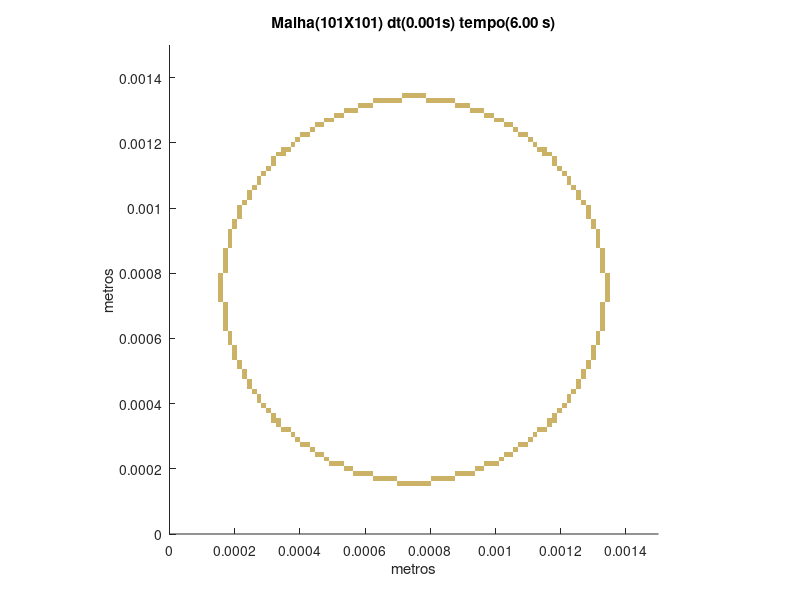

Recreate this plot in MATLAB.
set (gca,'PlotBoxAspectRatio',[1 1 1],'Xlim',[0,0.0015],'Ylim',[0,0.0015])
hold on
title('Malha(101X101) dt(0.001s) tempo(6.00 s)')
hold on
ylabel('metros')
hold on
xlabel('metros')
hold on

fill([0.000698019801980198 0.000698019801980198 0.000712871287128713 0.000712871287128713],[0.000148514851485149 0.000163366336633663 0.000163366336633663 0.000148514851485149],[0.8,0.7,0.4],'LineStyle','none')

fill([0.000712871287128713 0.000712871287128713 0.000727722772277228 0.000727722772277228],[0.000148514851485149 0.000163366336633663 0.000163366336633663 0.000148514851485149],[0.8,0.7,0.4],'LineStyle','none')

fill([0.000727722772277228 0.000727722772277228 0.000742574257425743 0.000742574257425743],[0.000148514851485149 0.000163366336633663 0.000163366336633663 0.000148514851485149],[0.8,0.7,0.4],'LineStyle','none')

fill([0.000742574257425743 0.000742574257425743 0.000757425742574257 0.000757425742574257],[0.000148514851485149 0.000163366336633663 0.000163366336633663 0.000148514851485149],[0.8,0.7,0.4],'LineStyle','none')

fill([0.000757425742574257 0.000757425742574257 0.000772277227722772 0.000772277227722772],[0.000148514851485149 0.000163366336633663 0.000163366336633663 0.000148514851485149],[0.8,0.7,0.4],'LineStyle','none')

fill([0.000772277227722772 0.000772277227722772 0.000787128712871287 0.000787128712871287],[0.000148514851485149 0.000163366336633663 0.000163366336633663 0.000148514851485149],[0.8,0.7,0.4],'LineStyle','none')

fill([0.000787128712871287 0.000787128712871287 0.000801980198019802 0.000801980198019802],[0.000148514851485149 0.000163366336633663 0.000163366336633663 0.000148514851485149],[0.8,0.7,0.4],'LineStyle','none')

fill([0.000623762376237624 0.000623762376237624 0.000638613861386139 0.000638613861386139],[0.000163366336633663 0.000178217821782178 0.000178217821782178 0.000163366336633663],[0.8,0.7,0.4],'LineStyle','none')

fill([0.000638613861386139 0.000638613861386139 0.000653465346534653 0.000653465346534653],[0.000163366336633663 0.000178217821782178 0.000178217821782178 0.000163366336633663],[0.8,0.7,0.4],'LineStyle','none')

fill([0.000653465346534653 0.000653465346534653 0.000668316831683168 0.000668316831683168],[0.000163366336633663 0.000178217821782178 0.000178217821782178 0.000163366336633663],[0.8,0.7,0.4],'LineStyle','none')

fill([0.000668316831683168 0.000668316831683168 0.000683168316831683 0.000683168316831683],[0.000163366336633663 0.000178217821782178 0.000178217821782178 0.000163366336633663],[0.8,0.7,0.4],'LineStyle','none')

fill([0.000683168316831683 0.000683168316831683 0.000698019801980198 0.000698019801980198],[0.000163366336633663 0.000178217821782178 0.000178217821782178 0.000163366336633663],[0.8,0.7,0.4],'LineStyle','none')

fill([0.000801980198019802 0.000801980198019802 0.000816831683168317 0.000816831683168317],[0.000163366336633663 0.000178217821782178 0.000178217821782178 0.000163366336633663],[0.8,0.7,0.4],'LineStyle','none')

fill([0.000816831683168317 0.000816831683168317 0.000831683168316832 0.000831683168316832],[0.000163366336633663 0.000178217821782178 0.000178217821782178 0.000163366336633663],[0.8,0.7,0.4],'LineStyle','none')

fill([0.000831683168316832 0.000831683168316832 0.000846534653465347 0.000846534653465347],[0.000163366336633663 0.000178217821782178 0.000178217821782178 0.000163366336633663],[0.8,0.7,0.4],'LineStyle','none')

fill([0.000846534653465347 0.000846534653465347 0.000861386138613861 0.000861386138613861],[0.000163366336633663 0.000178217821782178 0.000178217821782178 0.000163366336633663],[0.8,0.7,0.4],'LineStyle','none')

fill([0.000861386138613861 0.000861386138613861 0.000876237623762376 0.000876237623762376],[0.000163366336633663 0.000178217821782178 0.000178217821782178 0.000163366336633663],[0.8,0.7,0.4],'LineStyle','none')

fill([0.000564356435643564 0.000564356435643564 0.000579207920792079 0.000579207920792079],[0.000178217821782178 0.000193069306930693 0.000193069306930693 0.000178217821782178],[0.8,0.7,0.4],'LineStyle','none')

fill([0.000579207920792079 0.000579207920792079 0.000594059405940594 0.000594059405940594],[0.000178217821782178 0.000193069306930693 0.000193069306930693 0.000178217821782178],[0.8,0.7,0.4],'LineStyle','none')

fill([0.000594059405940594 0.000594059405940594 0.000608910891089109 0.000608910891089109],[0.000178217821782178 0.000193069306930693 0.000193069306930693 0.000178217821782178],[0.8,0.7,0.4],'LineStyle','none')

fill([0.000608910891089109 0.000608910891089109 0.000623762376237624 0.000623762376237624],[0.000178217821782178 0.000193069306930693 0.000193069306930693 0.000178217821782178],[0.8,0.7,0.4],'LineStyle','none')

fill([0.000876237623762376 0.000876237623762376 0.000891089108910891 0.000891089108910891],[0.000178217821782178 0.000193069306930693 0.000193069306930693 0.000178217821782178],[0.8,0.7,0.4],'LineStyle','none')

fill([0.000891089108910891 0.000891089108910891 0.000905940594059406 0.000905940594059406],[0.000178217821782178 0.000193069306930693 0.000193069306930693 0.000178217821782178],[0.8,0.7,0.4],'LineStyle','none')

fill([0.000905940594059406 0.000905940594059406 0.000920792079207921 0.000920792079207921],[0.000178217821782178 0.000193069306930693 0.000193069306930693 0.000178217821782178],[0.8,0.7,0.4],'LineStyle','none')

fill([0.000920792079207921 0.000920792079207921 0.000935643564356436 0.000935643564356436],[0.000178217821782178 0.000193069306930693 0.000193069306930693 0.000178217821782178],[0.8,0.7,0.4],'LineStyle','none')

fill([0.000534653465346535 0.000534653465346535 0.000549504950495049 0.000549504950495049],[0.000193069306930693 0.000207920792079208 0.000207920792079208 0.000193069306930693],[0.8,0.7,0.4],'LineStyle','none')

fill([0.000549504950495049 0.000549504950495049 0.000564356435643564 0.000564356435643564],[0.000193069306930693 0.000207920792079208 0.000207920792079208 0.000193069306930693],[0.8,0.7,0.4],'LineStyle','none')

fill([0.000935643564356436 0.000935643564356436 0.00095049504950495 0.00095049504950495],[0.000193069306930693 0.000207920792079208 0.000207920792079208 0.000193069306930693],[0.8,0.7,0.4],'LineStyle','none')

fill([0.00095049504950495 0.00095049504950495 0.000965346534653465 0.000965346534653465],[0.000193069306930693 0.000207920792079208 0.000207920792079208 0.000193069306930693],[0.8,0.7,0.4],'LineStyle','none')

fill([0.00049009900990099 0.00049009900990099 0.000504950495049505 0.000504950495049505],[0.000207920792079208 0.000222772277227723 0.000222772277227723 0.000207920792079208],[0.8,0.7,0.4],'LineStyle','none')

fill([0.000504950495049505 0.000504950495049505 0.00051980198019802 0.00051980198019802],[0.000207920792079208 0.000222772277227723 0.000222772277227723 0.000207920792079208],[0.8,0.7,0.4],'LineStyle','none')

fill([0.00051980198019802 0.00051980198019802 0.000534653465346535 0.000534653465346535],[0.000207920792079208 0.000222772277227723 0.000222772277227723 0.000207920792079208],[0.8,0.7,0.4],'LineStyle','none')

fill([0.000965346534653465 0.000965346534653465 0.00098019801980198 0.00098019801980198],[0.000207920792079208 0.000222772277227723 0.000222772277227723 0.000207920792079208],[0.8,0.7,0.4],'LineStyle','none')

fill([0.00098019801980198 0.00098019801980198 0.000995049504950495 0.000995049504950495],[0.000207920792079208 0.000222772277227723 0.000222772277227723 0.000207920792079208],[0.8,0.7,0.4],'LineStyle','none')

fill([0.000995049504950495 0.000995049504950495 0.00100990099009901 0.00100990099009901],[0.000207920792079208 0.000222772277227723 0.000222772277227723 0.000207920792079208],[0.8,0.7,0.4],'LineStyle','none')

fill([0.000475247524752475 0.000475247524752475 0.00049009900990099 0.00049009900990099],[0.000222772277227723 0.000237623762376238 0.000237623762376238 0.000222772277227723],[0.8,0.7,0.4],'LineStyle','none')

fill([0.00100990099009901 0.00100990099009901 0.00102475247524752 0.00102475247524752],[0.000222772277227723 0.000237623762376238 0.000237623762376238 0.000222772277227723],[0.8,0.7,0.4],'LineStyle','none')

fill([0.000445544554455446 0.000445544554455446 0.00046039603960396 0.00046039603960396],[0.000237623762376238 0.000252475247524752 0.000252475247524752 0.000237623762376238],[0.8,0.7,0.4],'LineStyle','none')

fill([0.00046039603960396 0.00046039603960396 0.000475247524752475 0.000475247524752475],[0.000237623762376238 0.000252475247524752 0.000252475247524752 0.000237623762376238],[0.8,0.7,0.4],'LineStyle','none')

fill([0.00102475247524752 0.00102475247524752 0.00103960396039604 0.00103960396039604],[0.000237623762376238 0.000252475247524752 0.000252475247524752 0.000237623762376238],[0.8,0.7,0.4],'LineStyle','none')

fill([0.00103960396039604 0.00103960396039604 0.00105445544554455 0.00105445544554455],[0.000237623762376238 0.000252475247524752 0.000252475247524752 0.000237623762376238],[0.8,0.7,0.4],'LineStyle','none')

fill([0.000430693069306931 0.000430693069306931 0.000445544554455446 0.000445544554455446],[0.000252475247524752 0.000267326732673267 0.000267326732673267 0.000252475247524752],[0.8,0.7,0.4],'LineStyle','none')

fill([0.00105445544554455 0.00105445544554455 0.00106930693069307 0.00106930693069307],[0.000252475247524752 0.000267326732673267 0.000267326732673267 0.000252475247524752],[0.8,0.7,0.4],'LineStyle','none')

fill([0.000400990099009901 0.000400990099009901 0.000415841584158416 0.000415841584158416],[0.000267326732673267 0.000282178217821782 0.000282178217821782 0.000267326732673267],[0.8,0.7,0.4],'LineStyle','none')

fill([0.000415841584158416 0.000415841584158416 0.000430693069306931 0.000430693069306931],[0.000267326732673267 0.000282178217821782 0.000282178217821782 0.000267326732673267],[0.8,0.7,0.4],'LineStyle','none')

fill([0.00106930693069307 0.00106930693069307 0.00108415841584158 0.00108415841584158],[0.000267326732673267 0.000282178217821782 0.000282178217821782 0.000267326732673267],[0.8,0.7,0.4],'LineStyle','none')

fill([0.00108415841584158 0.00108415841584158 0.0010990099009901 0.0010990099009901],[0.000267326732673267 0.000282178217821782 0.000282178217821782 0.000267326732673267],[0.8,0.7,0.4],'LineStyle','none')

fill([0.000386138613861386 0.000386138613861386 0.000400990099009901 0.000400990099009901],[0.000282178217821782 0.000297029702970297 0.000297029702970297 0.000282178217821782],[0.8,0.7,0.4],'LineStyle','none')

fill([0.0010990099009901 0.0010990099009901 0.00111386138613861 0.00111386138613861],[0.000282178217821782 0.000297029702970297 0.000297029702970297 0.000282178217821782],[0.8,0.7,0.4],'LineStyle','none')

fill([0.000371287128712871 0.000371287128712871 0.000386138613861386 0.000386138613861386],[0.000297029702970297 0.000311881188118812 0.000311881188118812 0.000297029702970297],[0.8,0.7,0.4],'LineStyle','none')

fill([0.00111386138613861 0.00111386138613861 0.00112871287128713 0.00112871287128713],[0.000297029702970297 0.000311881188118812 0.000311881188118812 0.000297029702970297],[0.8,0.7,0.4],'LineStyle','none')

fill([0.000341584158415842 0.000341584158415842 0.000356435643564356 0.000356435643564356],[0.000311881188118812 0.000326732673267327 0.000326732673267327 0.000311881188118812],[0.8,0.7,0.4],'LineStyle','none')

fill([0.000356435643564356 0.000356435643564356 0.000371287128712871 0.000371287128712871],[0.000311881188118812 0.000326732673267327 0.000326732673267327 0.000311881188118812],[0.8,0.7,0.4],'LineStyle','none')

fill([0.00112871287128713 0.00112871287128713 0.00114356435643564 0.00114356435643564],[0.000311881188118812 0.000326732673267327 0.000326732673267327 0.000311881188118812],[0.8,0.7,0.4],'LineStyle','none')

fill([0.00114356435643564 0.00114356435643564 0.00115841584158416 0.00115841584158416],[0.000311881188118812 0.000326732673267327 0.000326732673267327 0.000311881188118812],[0.8,0.7,0.4],'LineStyle','none')

fill([0.000326732673267327 0.000326732673267327 0.000341584158415842 0.000341584158415842],[0.000326732673267327 0.000341584158415842 0.000341584158415842 0.000326732673267327],[0.8,0.7,0.4],'LineStyle','none')

fill([0.00115841584158416 0.00115841584158416 0.00117326732673267 0.00117326732673267],[0.000326732673267327 0.000341584158415842 0.000341584158415842 0.000326732673267327],[0.8,0.7,0.4],'LineStyle','none')

fill([0.000311881188118812 0.000311881188118812 0.000326732673267327 0.000326732673267327],[0.000341584158415842 0.000356435643564356 0.000356435643564356 0.000341584158415842],[0.8,0.7,0.4],'LineStyle','none')

fill([0.000326732673267327 0.000326732673267327 0.000341584158415842 0.000341584158415842],[0.000341584158415842 0.000356435643564356 0.000356435643564356 0.000341584158415842],[0.8,0.7,0.4],'LineStyle','none')

fill([0.00115841584158416 0.00115841584158416 0.00117326732673267 0.00117326732673267],[0.000341584158415842 0.000356435643564356 0.000356435643564356 0.000341584158415842],[0.8,0.7,0.4],'LineStyle','none')

fill([0.00117326732673267 0.00117326732673267 0.00118811881188119 0.00118811881188119],[0.000341584158415842 0.000356435643564356 0.000356435643564356 0.000341584158415842],[0.8,0.7,0.4],'LineStyle','none')

fill([0.000311881188118812 0.000311881188118812 0.000326732673267327 0.000326732673267327],[0.000356435643564356 0.000371287128712871 0.000371287128712871 0.000356435643564356],[0.8,0.7,0.4],'LineStyle','none')

fill([0.00117326732673267 0.00117326732673267 0.00118811881188119 0.00118811881188119],[0.000356435643564356 0.000371287128712871 0.000371287128712871 0.000356435643564356],[0.8,0.7,0.4],'LineStyle','none')

fill([0.000297029702970297 0.000297029702970297 0.000311881188118812 0.000311881188118812],[0.000371287128712871 0.000386138613861386 0.000386138613861386 0.000371287128712871],[0.8,0.7,0.4],'LineStyle','none')

fill([0.00118811881188119 0.00118811881188119 0.0012029702970297 0.0012029702970297],[0.000371287128712871 0.000386138613861386 0.000386138613861386 0.000371287128712871],[0.8,0.7,0.4],'LineStyle','none')

fill([0.000282178217821782 0.000282178217821782 0.000297029702970297 0.000297029702970297],[0.000386138613861386 0.000400990099009901 0.000400990099009901 0.000386138613861386],[0.8,0.7,0.4],'LineStyle','none')

fill([0.0012029702970297 0.0012029702970297 0.00121782178217822 0.00121782178217822],[0.000386138613861386 0.000400990099009901 0.000400990099009901 0.000386138613861386],[0.8,0.7,0.4],'LineStyle','none')

fill([0.000267326732673267 0.000267326732673267 0.000282178217821782 0.000282178217821782],[0.000400990099009901 0.000415841584158416 0.000415841584158416 0.000400990099009901],[0.8,0.7,0.4],'LineStyle','none')

fill([0.00121782178217822 0.00121782178217822 0.00123267326732673 0.00123267326732673],[0.000400990099009901 0.000415841584158416 0.000415841584158416 0.000400990099009901],[0.8,0.7,0.4],'LineStyle','none')

fill([0.000267326732673267 0.000267326732673267 0.000282178217821782 0.000282178217821782],[0.000415841584158416 0.000430693069306931 0.000430693069306931 0.000415841584158416],[0.8,0.7,0.4],'LineStyle','none')

fill([0.00121782178217822 0.00121782178217822 0.00123267326732673 0.00123267326732673],[0.000415841584158416 0.000430693069306931 0.000430693069306931 0.000415841584158416],[0.8,0.7,0.4],'LineStyle','none')

fill([0.000252475247524752 0.000252475247524752 0.000267326732673267 0.000267326732673267],[0.000430693069306931 0.000445544554455446 0.000445544554455446 0.000430693069306931],[0.8,0.7,0.4],'LineStyle','none')

fill([0.00123267326732673 0.00123267326732673 0.00124752475247525 0.00124752475247525],[0.000430693069306931 0.000445544554455446 0.000445544554455446 0.000430693069306931],[0.8,0.7,0.4],'LineStyle','none')

fill([0.000237623762376238 0.000237623762376238 0.000252475247524752 0.000252475247524752],[0.000445544554455446 0.00046039603960396 0.00046039603960396 0.000445544554455446],[0.8,0.7,0.4],'LineStyle','none')

fill([0.00124752475247525 0.00124752475247525 0.00126237623762376 0.00126237623762376],[0.000445544554455446 0.00046039603960396 0.00046039603960396 0.000445544554455446],[0.8,0.7,0.4],'LineStyle','none')

fill([0.000237623762376238 0.000237623762376238 0.000252475247524752 0.000252475247524752],[0.00046039603960396 0.000475247524752475 0.000475247524752475 0.00046039603960396],[0.8,0.7,0.4],'LineStyle','none')

fill([0.00124752475247525 0.00124752475247525 0.00126237623762376 0.00126237623762376],[0.00046039603960396 0.000475247524752475 0.000475247524752475 0.00046039603960396],[0.8,0.7,0.4],'LineStyle','none')

fill([0.000222772277227723 0.000222772277227723 0.000237623762376238 0.000237623762376238],[0.000475247524752475 0.00049009900990099 0.00049009900990099 0.000475247524752475],[0.8,0.7,0.4],'LineStyle','none')

fill([0.00126237623762376 0.00126237623762376 0.00127722772277228 0.00127722772277228],[0.000475247524752475 0.00049009900990099 0.00049009900990099 0.000475247524752475],[0.8,0.7,0.4],'LineStyle','none')

fill([0.000222772277227723 0.000222772277227723 0.000237623762376238 0.000237623762376238],[0.00049009900990099 0.000504950495049505 0.000504950495049505 0.00049009900990099],[0.8,0.7,0.4],'LineStyle','none')

fill([0.00126237623762376 0.00126237623762376 0.00127722772277228 0.00127722772277228],[0.00049009900990099 0.000504950495049505 0.000504950495049505 0.00049009900990099],[0.8,0.7,0.4],'LineStyle','none')

fill([0.000207920792079208 0.000207920792079208 0.000222772277227723 0.000222772277227723],[0.000504950495049505 0.00051980198019802 0.00051980198019802 0.000504950495049505],[0.8,0.7,0.4],'LineStyle','none')

fill([0.00127722772277228 0.00127722772277228 0.00129207920792079 0.00129207920792079],[0.000504950495049505 0.00051980198019802 0.00051980198019802 0.000504950495049505],[0.8,0.7,0.4],'LineStyle','none')

fill([0.000207920792079208 0.000207920792079208 0.000222772277227723 0.000222772277227723],[0.00051980198019802 0.000534653465346535 0.000534653465346535 0.00051980198019802],[0.8,0.7,0.4],'LineStyle','none')

fill([0.00127722772277228 0.00127722772277228 0.00129207920792079 0.00129207920792079],[0.00051980198019802 0.000534653465346535 0.000534653465346535 0.00051980198019802],[0.8,0.7,0.4],'LineStyle','none')

fill([0.000193069306930693 0.000193069306930693 0.000207920792079208 0.000207920792079208],[0.000534653465346535 0.000549504950495049 0.000549504950495049 0.000534653465346535],[0.8,0.7,0.4],'LineStyle','none')

fill([0.00129207920792079 0.00129207920792079 0.00130693069306931 0.00130693069306931],[0.000534653465346535 0.000549504950495049 0.000549504950495049 0.000534653465346535],[0.8,0.7,0.4],'LineStyle','none')

fill([0.000193069306930693 0.000193069306930693 0.000207920792079208 0.000207920792079208],[0.000549504950495049 0.000564356435643564 0.000564356435643564 0.000549504950495049],[0.8,0.7,0.4],'LineStyle','none')

fill([0.00129207920792079 0.00129207920792079 0.00130693069306931 0.00130693069306931],[0.000549504950495049 0.000564356435643564 0.000564356435643564 0.000549504950495049],[0.8,0.7,0.4],'LineStyle','none')

fill([0.000193069306930693 0.000193069306930693 0.000207920792079208 0.000207920792079208],[0.000564356435643564 0.000579207920792079 0.000579207920792079 0.000564356435643564],[0.8,0.7,0.4],'LineStyle','none')

fill([0.00129207920792079 0.00129207920792079 0.00130693069306931 0.00130693069306931],[0.000564356435643564 0.000579207920792079 0.000579207920792079 0.000564356435643564],[0.8,0.7,0.4],'LineStyle','none')

fill([0.000178217821782178 0.000178217821782178 0.000193069306930693 0.000193069306930693],[0.000579207920792079 0.000594059405940594 0.000594059405940594 0.000579207920792079],[0.8,0.7,0.4],'LineStyle','none')

fill([0.00130693069306931 0.00130693069306931 0.00132178217821782 0.00132178217821782],[0.000579207920792079 0.000594059405940594 0.000594059405940594 0.000579207920792079],[0.8,0.7,0.4],'LineStyle','none')

fill([0.000178217821782178 0.000178217821782178 0.000193069306930693 0.000193069306930693],[0.000594059405940594 0.000608910891089109 0.000608910891089109 0.000594059405940594],[0.8,0.7,0.4],'LineStyle','none')

fill([0.00130693069306931 0.00130693069306931 0.00132178217821782 0.00132178217821782],[0.000594059405940594 0.000608910891089109 0.000608910891089109 0.000594059405940594],[0.8,0.7,0.4],'LineStyle','none')

fill([0.000178217821782178 0.000178217821782178 0.000193069306930693 0.000193069306930693],[0.000608910891089109 0.000623762376237624 0.000623762376237624 0.000608910891089109],[0.8,0.7,0.4],'LineStyle','none')

fill([0.00130693069306931 0.00130693069306931 0.00132178217821782 0.00132178217821782],[0.000608910891089109 0.000623762376237624 0.000623762376237624 0.000608910891089109],[0.8,0.7,0.4],'LineStyle','none')

fill([0.000163366336633663 0.000163366336633663 0.000178217821782178 0.000178217821782178],[0.000623762376237624 0.000638613861386139 0.000638613861386139 0.000623762376237624],[0.8,0.7,0.4],'LineStyle','none')

fill([0.00132178217821782 0.00132178217821782 0.00133663366336634 0.00133663366336634],[0.000623762376237624 0.000638613861386139 0.000638613861386139 0.000623762376237624],[0.8,0.7,0.4],'LineStyle','none')

fill([0.000163366336633663 0.000163366336633663 0.000178217821782178 0.000178217821782178],[0.000638613861386139 0.000653465346534653 0.000653465346534653 0.000638613861386139],[0.8,0.7,0.4],'LineStyle','none')

fill([0.00132178217821782 0.00132178217821782 0.00133663366336634 0.00133663366336634],[0.000638613861386139 0.000653465346534653 0.000653465346534653 0.000638613861386139],[0.8,0.7,0.4],'LineStyle','none')

fill([0.000163366336633663 0.000163366336633663 0.000178217821782178 0.000178217821782178],[0.000653465346534653 0.000668316831683168 0.000668316831683168 0.000653465346534653],[0.8,0.7,0.4],'LineStyle','none')

fill([0.00132178217821782 0.00132178217821782 0.00133663366336634 0.00133663366336634],[0.000653465346534653 0.000668316831683168 0.000668316831683168 0.000653465346534653],[0.8,0.7,0.4],'LineStyle','none')

fill([0.000163366336633663 0.000163366336633663 0.000178217821782178 0.000178217821782178],[0.000668316831683168 0.000683168316831683 0.000683168316831683 0.000668316831683168],[0.8,0.7,0.4],'LineStyle','none')

fill([0.00132178217821782 0.00132178217821782 0.00133663366336634 0.00133663366336634],[0.000668316831683168 0.000683168316831683 0.000683168316831683 0.000668316831683168],[0.8,0.7,0.4],'LineStyle','none')

fill([0.000163366336633663 0.000163366336633663 0.000178217821782178 0.000178217821782178],[0.000683168316831683 0.000698019801980198 0.000698019801980198 0.000683168316831683],[0.8,0.7,0.4],'LineStyle','none')

fill([0.00132178217821782 0.00132178217821782 0.00133663366336634 0.00133663366336634],[0.000683168316831683 0.000698019801980198 0.000698019801980198 0.000683168316831683],[0.8,0.7,0.4],'LineStyle','none')

fill([0.000163366336633663 0.000163366336633663 0.000178217821782178 0.000178217821782178],[0.000698019801980198 0.000712871287128713 0.000712871287128713 0.000698019801980198],[0.8,0.7,0.4],'LineStyle','none')

fill([0.00132178217821782 0.00132178217821782 0.00133663366336634 0.00133663366336634],[0.000698019801980198 0.000712871287128713 0.000712871287128713 0.000698019801980198],[0.8,0.7,0.4],'LineStyle','none')

fill([0.000148514851485149 0.000148514851485149 0.000163366336633663 0.000163366336633663],[0.000712871287128713 0.000727722772277228 0.000727722772277228 0.000712871287128713],[0.8,0.7,0.4],'LineStyle','none')

fill([0.00133663366336634 0.00133663366336634 0.00135148514851485 0.00135148514851485],[0.000712871287128713 0.000727722772277228 0.000727722772277228 0.000712871287128713],[0.8,0.7,0.4],'LineStyle','none')

fill([0.000148514851485149 0.000148514851485149 0.000163366336633663 0.000163366336633663],[0.000727722772277228 0.000742574257425743 0.000742574257425743 0.000727722772277228],[0.8,0.7,0.4],'LineStyle','none')

fill([0.00133663366336634 0.00133663366336634 0.00135148514851485 0.00135148514851485],[0.000727722772277228 0.000742574257425743 0.000742574257425743 0.000727722772277228],[0.8,0.7,0.4],'LineStyle','none')

fill([0.000148514851485149 0.000148514851485149 0.000163366336633663 0.000163366336633663],[0.000742574257425743 0.000757425742574257 0.000757425742574257 0.000742574257425743],[0.8,0.7,0.4],'LineStyle','none')

fill([0.00133663366336634 0.00133663366336634 0.00135148514851485 0.00135148514851485],[0.000742574257425743 0.000757425742574257 0.000757425742574257 0.000742574257425743],[0.8,0.7,0.4],'LineStyle','none')

fill([0.000148514851485149 0.000148514851485149 0.000163366336633663 0.000163366336633663],[0.000757425742574257 0.000772277227722772 0.000772277227722772 0.000757425742574257],[0.8,0.7,0.4],'LineStyle','none')

fill([0.00133663366336634 0.00133663366336634 0.00135148514851485 0.00135148514851485],[0.000757425742574257 0.000772277227722772 0.000772277227722772 0.000757425742574257],[0.8,0.7,0.4],'LineStyle','none')

fill([0.000148514851485149 0.000148514851485149 0.000163366336633663 0.000163366336633663],[0.000772277227722772 0.000787128712871287 0.000787128712871287 0.000772277227722772],[0.8,0.7,0.4],'LineStyle','none')

fill([0.00133663366336634 0.00133663366336634 0.00135148514851485 0.00135148514851485],[0.000772277227722772 0.000787128712871287 0.000787128712871287 0.000772277227722772],[0.8,0.7,0.4],'LineStyle','none')

fill([0.000148514851485149 0.000148514851485149 0.000163366336633663 0.000163366336633663],[0.000787128712871287 0.000801980198019802 0.000801980198019802 0.000787128712871287],[0.8,0.7,0.4],'LineStyle','none')

fill([0.00133663366336634 0.00133663366336634 0.00135148514851485 0.00135148514851485],[0.000787128712871287 0.000801980198019802 0.000801980198019802 0.000787128712871287],[0.8,0.7,0.4],'LineStyle','none')

fill([0.000163366336633663 0.000163366336633663 0.000178217821782178 0.000178217821782178],[0.000801980198019802 0.000816831683168317 0.000816831683168317 0.000801980198019802],[0.8,0.7,0.4],'LineStyle','none')

fill([0.00132178217821782 0.00132178217821782 0.00133663366336634 0.00133663366336634],[0.000801980198019802 0.000816831683168317 0.000816831683168317 0.000801980198019802],[0.8,0.7,0.4],'LineStyle','none')

fill([0.000163366336633663 0.000163366336633663 0.000178217821782178 0.000178217821782178],[0.000816831683168317 0.000831683168316832 0.000831683168316832 0.000816831683168317],[0.8,0.7,0.4],'LineStyle','none')

fill([0.00132178217821782 0.00132178217821782 0.00133663366336634 0.00133663366336634],[0.000816831683168317 0.000831683168316832 0.000831683168316832 0.000816831683168317],[0.8,0.7,0.4],'LineStyle','none')

fill([0.000163366336633663 0.000163366336633663 0.000178217821782178 0.000178217821782178],[0.000831683168316832 0.000846534653465347 0.000846534653465347 0.000831683168316832],[0.8,0.7,0.4],'LineStyle','none')

fill([0.00132178217821782 0.00132178217821782 0.00133663366336634 0.00133663366336634],[0.000831683168316832 0.000846534653465347 0.000846534653465347 0.000831683168316832],[0.8,0.7,0.4],'LineStyle','none')

fill([0.000163366336633663 0.000163366336633663 0.000178217821782178 0.000178217821782178],[0.000846534653465347 0.000861386138613861 0.000861386138613861 0.000846534653465347],[0.8,0.7,0.4],'LineStyle','none')

fill([0.00132178217821782 0.00132178217821782 0.00133663366336634 0.00133663366336634],[0.000846534653465347 0.000861386138613861 0.000861386138613861 0.000846534653465347],[0.8,0.7,0.4],'LineStyle','none')

fill([0.000163366336633663 0.000163366336633663 0.000178217821782178 0.000178217821782178],[0.000861386138613861 0.000876237623762376 0.000876237623762376 0.000861386138613861],[0.8,0.7,0.4],'LineStyle','none')

fill([0.00132178217821782 0.00132178217821782 0.00133663366336634 0.00133663366336634],[0.000861386138613861 0.000876237623762376 0.000876237623762376 0.000861386138613861],[0.8,0.7,0.4],'LineStyle','none')

fill([0.000178217821782178 0.000178217821782178 0.000193069306930693 0.000193069306930693],[0.000876237623762376 0.000891089108910891 0.000891089108910891 0.000876237623762376],[0.8,0.7,0.4],'LineStyle','none')

fill([0.00130693069306931 0.00130693069306931 0.00132178217821782 0.00132178217821782],[0.000876237623762376 0.000891089108910891 0.000891089108910891 0.000876237623762376],[0.8,0.7,0.4],'LineStyle','none')

fill([0.000178217821782178 0.000178217821782178 0.000193069306930693 0.000193069306930693],[0.000891089108910891 0.000905940594059406 0.000905940594059406 0.000891089108910891],[0.8,0.7,0.4],'LineStyle','none')

fill([0.00130693069306931 0.00130693069306931 0.00132178217821782 0.00132178217821782],[0.000891089108910891 0.000905940594059406 0.000905940594059406 0.000891089108910891],[0.8,0.7,0.4],'LineStyle','none')

fill([0.000178217821782178 0.000178217821782178 0.000193069306930693 0.000193069306930693],[0.000905940594059406 0.000920792079207921 0.000920792079207921 0.000905940594059406],[0.8,0.7,0.4],'LineStyle','none')

fill([0.00130693069306931 0.00130693069306931 0.00132178217821782 0.00132178217821782],[0.000905940594059406 0.000920792079207921 0.000920792079207921 0.000905940594059406],[0.8,0.7,0.4],'LineStyle','none')

fill([0.000178217821782178 0.000178217821782178 0.000193069306930693 0.000193069306930693],[0.000920792079207921 0.000935643564356436 0.000935643564356436 0.000920792079207921],[0.8,0.7,0.4],'LineStyle','none')

fill([0.00130693069306931 0.00130693069306931 0.00132178217821782 0.00132178217821782],[0.000920792079207921 0.000935643564356436 0.000935643564356436 0.000920792079207921],[0.8,0.7,0.4],'LineStyle','none')

fill([0.000193069306930693 0.000193069306930693 0.000207920792079208 0.000207920792079208],[0.000935643564356436 0.00095049504950495 0.00095049504950495 0.000935643564356436],[0.8,0.7,0.4],'LineStyle','none')

fill([0.00129207920792079 0.00129207920792079 0.00130693069306931 0.00130693069306931],[0.000935643564356436 0.00095049504950495 0.00095049504950495 0.000935643564356436],[0.8,0.7,0.4],'LineStyle','none')

fill([0.000193069306930693 0.000193069306930693 0.000207920792079208 0.000207920792079208],[0.00095049504950495 0.000965346534653465 0.000965346534653465 0.00095049504950495],[0.8,0.7,0.4],'LineStyle','none')

fill([0.00129207920792079 0.00129207920792079 0.00130693069306931 0.00130693069306931],[0.00095049504950495 0.000965346534653465 0.000965346534653465 0.00095049504950495],[0.8,0.7,0.4],'LineStyle','none')

fill([0.000207920792079208 0.000207920792079208 0.000222772277227723 0.000222772277227723],[0.000965346534653465 0.00098019801980198 0.00098019801980198 0.000965346534653465],[0.8,0.7,0.4],'LineStyle','none')

fill([0.00127722772277228 0.00127722772277228 0.00129207920792079 0.00129207920792079],[0.000965346534653465 0.00098019801980198 0.00098019801980198 0.000965346534653465],[0.8,0.7,0.4],'LineStyle','none')

fill([0.000207920792079208 0.000207920792079208 0.000222772277227723 0.000222772277227723],[0.00098019801980198 0.000995049504950495 0.000995049504950495 0.00098019801980198],[0.8,0.7,0.4],'LineStyle','none')

fill([0.00127722772277228 0.00127722772277228 0.00129207920792079 0.00129207920792079],[0.00098019801980198 0.000995049504950495 0.000995049504950495 0.00098019801980198],[0.8,0.7,0.4],'LineStyle','none')

fill([0.000207920792079208 0.000207920792079208 0.000222772277227723 0.000222772277227723],[0.000995049504950495 0.00100990099009901 0.00100990099009901 0.000995049504950495],[0.8,0.7,0.4],'LineStyle','none')

fill([0.00127722772277228 0.00127722772277228 0.00129207920792079 0.00129207920792079],[0.000995049504950495 0.00100990099009901 0.00100990099009901 0.000995049504950495],[0.8,0.7,0.4],'LineStyle','none')

fill([0.000222772277227723 0.000222772277227723 0.000237623762376238 0.000237623762376238],[0.00100990099009901 0.00102475247524752 0.00102475247524752 0.00100990099009901],[0.8,0.7,0.4],'LineStyle','none')

fill([0.00126237623762376 0.00126237623762376 0.00127722772277228 0.00127722772277228],[0.00100990099009901 0.00102475247524752 0.00102475247524752 0.00100990099009901],[0.8,0.7,0.4],'LineStyle','none')

fill([0.000237623762376238 0.000237623762376238 0.000252475247524752 0.000252475247524752],[0.00102475247524752 0.00103960396039604 0.00103960396039604 0.00102475247524752],[0.8,0.7,0.4],'LineStyle','none')

fill([0.00124752475247525 0.00124752475247525 0.00126237623762376 0.00126237623762376],[0.00102475247524752 0.00103960396039604 0.00103960396039604 0.00102475247524752],[0.8,0.7,0.4],'LineStyle','none')

fill([0.000237623762376238 0.000237623762376238 0.000252475247524752 0.000252475247524752],[0.00103960396039604 0.00105445544554455 0.00105445544554455 0.00103960396039604],[0.8,0.7,0.4],'LineStyle','none')

fill([0.00124752475247525 0.00124752475247525 0.00126237623762376 0.00126237623762376],[0.00103960396039604 0.00105445544554455 0.00105445544554455 0.00103960396039604],[0.8,0.7,0.4],'LineStyle','none')

fill([0.000252475247524752 0.000252475247524752 0.000267326732673267 0.000267326732673267],[0.00105445544554455 0.00106930693069307 0.00106930693069307 0.00105445544554455],[0.8,0.7,0.4],'LineStyle','none')

fill([0.00123267326732673 0.00123267326732673 0.00124752475247525 0.00124752475247525],[0.00105445544554455 0.00106930693069307 0.00106930693069307 0.00105445544554455],[0.8,0.7,0.4],'LineStyle','none')

fill([0.000267326732673267 0.000267326732673267 0.000282178217821782 0.000282178217821782],[0.00106930693069307 0.00108415841584158 0.00108415841584158 0.00106930693069307],[0.8,0.7,0.4],'LineStyle','none')

fill([0.00121782178217822 0.00121782178217822 0.00123267326732673 0.00123267326732673],[0.00106930693069307 0.00108415841584158 0.00108415841584158 0.00106930693069307],[0.8,0.7,0.4],'LineStyle','none')

fill([0.000267326732673267 0.000267326732673267 0.000282178217821782 0.000282178217821782],[0.00108415841584158 0.0010990099009901 0.0010990099009901 0.00108415841584158],[0.8,0.7,0.4],'LineStyle','none')

fill([0.00121782178217822 0.00121782178217822 0.00123267326732673 0.00123267326732673],[0.00108415841584158 0.0010990099009901 0.0010990099009901 0.00108415841584158],[0.8,0.7,0.4],'LineStyle','none')

fill([0.000282178217821782 0.000282178217821782 0.000297029702970297 0.000297029702970297],[0.0010990099009901 0.00111386138613861 0.00111386138613861 0.0010990099009901],[0.8,0.7,0.4],'LineStyle','none')

fill([0.0012029702970297 0.0012029702970297 0.00121782178217822 0.00121782178217822],[0.0010990099009901 0.00111386138613861 0.00111386138613861 0.0010990099009901],[0.8,0.7,0.4],'LineStyle','none')

fill([0.000297029702970297 0.000297029702970297 0.000311881188118812 0.000311881188118812],[0.00111386138613861 0.00112871287128713 0.00112871287128713 0.00111386138613861],[0.8,0.7,0.4],'LineStyle','none')

fill([0.00118811881188119 0.00118811881188119 0.0012029702970297 0.0012029702970297],[0.00111386138613861 0.00112871287128713 0.00112871287128713 0.00111386138613861],[0.8,0.7,0.4],'LineStyle','none')

fill([0.000311881188118812 0.000311881188118812 0.000326732673267327 0.000326732673267327],[0.00112871287128713 0.00114356435643564 0.00114356435643564 0.00112871287128713],[0.8,0.7,0.4],'LineStyle','none')

fill([0.00117326732673267 0.00117326732673267 0.00118811881188119 0.00118811881188119],[0.00112871287128713 0.00114356435643564 0.00114356435643564 0.00112871287128713],[0.8,0.7,0.4],'LineStyle','none')

fill([0.000311881188118812 0.000311881188118812 0.000326732673267327 0.000326732673267327],[0.00114356435643564 0.00115841584158416 0.00115841584158416 0.00114356435643564],[0.8,0.7,0.4],'LineStyle','none')

fill([0.00117326732673267 0.00117326732673267 0.00118811881188119 0.00118811881188119],[0.00114356435643564 0.00115841584158416 0.00115841584158416 0.00114356435643564],[0.8,0.7,0.4],'LineStyle','none')

fill([0.000326732673267327 0.000326732673267327 0.000341584158415842 0.000341584158415842],[0.00115841584158416 0.00117326732673267 0.00117326732673267 0.00115841584158416],[0.8,0.7,0.4],'LineStyle','none')

fill([0.000341584158415842 0.000341584158415842 0.000356435643564356 0.000356435643564356],[0.00115841584158416 0.00117326732673267 0.00117326732673267 0.00115841584158416],[0.8,0.7,0.4],'LineStyle','none')

fill([0.00114356435643564 0.00114356435643564 0.00115841584158416 0.00115841584158416],[0.00115841584158416 0.00117326732673267 0.00117326732673267 0.00115841584158416],[0.8,0.7,0.4],'LineStyle','none')

fill([0.00115841584158416 0.00115841584158416 0.00117326732673267 0.00117326732673267],[0.00115841584158416 0.00117326732673267 0.00117326732673267 0.00115841584158416],[0.8,0.7,0.4],'LineStyle','none')

fill([0.000341584158415842 0.000341584158415842 0.000356435643564356 0.000356435643564356],[0.00117326732673267 0.00118811881188119 0.00118811881188119 0.00117326732673267],[0.8,0.7,0.4],'LineStyle','none')

fill([0.000356435643564356 0.000356435643564356 0.000371287128712871 0.000371287128712871],[0.00117326732673267 0.00118811881188119 0.00118811881188119 0.00117326732673267],[0.8,0.7,0.4],'LineStyle','none')

fill([0.00112871287128713 0.00112871287128713 0.00114356435643564 0.00114356435643564],[0.00117326732673267 0.00118811881188119 0.00118811881188119 0.00117326732673267],[0.8,0.7,0.4],'LineStyle','none')

fill([0.00114356435643564 0.00114356435643564 0.00115841584158416 0.00115841584158416],[0.00117326732673267 0.00118811881188119 0.00118811881188119 0.00117326732673267],[0.8,0.7,0.4],'LineStyle','none')

fill([0.000371287128712871 0.000371287128712871 0.000386138613861386 0.000386138613861386],[0.00118811881188119 0.0012029702970297 0.0012029702970297 0.00118811881188119],[0.8,0.7,0.4],'LineStyle','none')

fill([0.00111386138613861 0.00111386138613861 0.00112871287128713 0.00112871287128713],[0.00118811881188119 0.0012029702970297 0.0012029702970297 0.00118811881188119],[0.8,0.7,0.4],'LineStyle','none')

fill([0.000386138613861386 0.000386138613861386 0.000400990099009901 0.000400990099009901],[0.0012029702970297 0.00121782178217822 0.00121782178217822 0.0012029702970297],[0.8,0.7,0.4],'LineStyle','none')

fill([0.0010990099009901 0.0010990099009901 0.00111386138613861 0.00111386138613861],[0.0012029702970297 0.00121782178217822 0.00121782178217822 0.0012029702970297],[0.8,0.7,0.4],'LineStyle','none')

fill([0.000400990099009901 0.000400990099009901 0.000415841584158416 0.000415841584158416],[0.00121782178217822 0.00123267326732673 0.00123267326732673 0.00121782178217822],[0.8,0.7,0.4],'LineStyle','none')

fill([0.000415841584158416 0.000415841584158416 0.000430693069306931 0.000430693069306931],[0.00121782178217822 0.00123267326732673 0.00123267326732673 0.00121782178217822],[0.8,0.7,0.4],'LineStyle','none')

fill([0.00106930693069307 0.00106930693069307 0.00108415841584158 0.00108415841584158],[0.00121782178217822 0.00123267326732673 0.00123267326732673 0.00121782178217822],[0.8,0.7,0.4],'LineStyle','none')

fill([0.00108415841584158 0.00108415841584158 0.0010990099009901 0.0010990099009901],[0.00121782178217822 0.00123267326732673 0.00123267326732673 0.00121782178217822],[0.8,0.7,0.4],'LineStyle','none')

fill([0.000430693069306931 0.000430693069306931 0.000445544554455446 0.000445544554455446],[0.00123267326732673 0.00124752475247525 0.00124752475247525 0.00123267326732673],[0.8,0.7,0.4],'LineStyle','none')

fill([0.00105445544554455 0.00105445544554455 0.00106930693069307 0.00106930693069307],[0.00123267326732673 0.00124752475247525 0.00124752475247525 0.00123267326732673],[0.8,0.7,0.4],'LineStyle','none')

fill([0.000445544554455446 0.000445544554455446 0.00046039603960396 0.00046039603960396],[0.00124752475247525 0.00126237623762376 0.00126237623762376 0.00124752475247525],[0.8,0.7,0.4],'LineStyle','none')

fill([0.00046039603960396 0.00046039603960396 0.000475247524752475 0.000475247524752475],[0.00124752475247525 0.00126237623762376 0.00126237623762376 0.00124752475247525],[0.8,0.7,0.4],'LineStyle','none')

fill([0.00102475247524752 0.00102475247524752 0.00103960396039604 0.00103960396039604],[0.00124752475247525 0.00126237623762376 0.00126237623762376 0.00124752475247525],[0.8,0.7,0.4],'LineStyle','none')

fill([0.00103960396039604 0.00103960396039604 0.00105445544554455 0.00105445544554455],[0.00124752475247525 0.00126237623762376 0.00126237623762376 0.00124752475247525],[0.8,0.7,0.4],'LineStyle','none')

fill([0.000475247524752475 0.000475247524752475 0.00049009900990099 0.00049009900990099],[0.00126237623762376 0.00127722772277228 0.00127722772277228 0.00126237623762376],[0.8,0.7,0.4],'LineStyle','none')

fill([0.00049009900990099 0.00049009900990099 0.000504950495049505 0.000504950495049505],[0.00126237623762376 0.00127722772277228 0.00127722772277228 0.00126237623762376],[0.8,0.7,0.4],'LineStyle','none')

fill([0.000995049504950495 0.000995049504950495 0.00100990099009901 0.00100990099009901],[0.00126237623762376 0.00127722772277228 0.00127722772277228 0.00126237623762376],[0.8,0.7,0.4],'LineStyle','none')

fill([0.00100990099009901 0.00100990099009901 0.00102475247524752 0.00102475247524752],[0.00126237623762376 0.00127722772277228 0.00127722772277228 0.00126237623762376],[0.8,0.7,0.4],'LineStyle','none')

fill([0.000504950495049505 0.000504950495049505 0.00051980198019802 0.00051980198019802],[0.00127722772277228 0.00129207920792079 0.00129207920792079 0.00127722772277228],[0.8,0.7,0.4],'LineStyle','none')

fill([0.00051980198019802 0.00051980198019802 0.000534653465346535 0.000534653465346535],[0.00127722772277228 0.00129207920792079 0.00129207920792079 0.00127722772277228],[0.8,0.7,0.4],'LineStyle','none')

fill([0.000965346534653465 0.000965346534653465 0.00098019801980198 0.00098019801980198],[0.00127722772277228 0.00129207920792079 0.00129207920792079 0.00127722772277228],[0.8,0.7,0.4],'LineStyle','none')

fill([0.00098019801980198 0.00098019801980198 0.000995049504950495 0.000995049504950495],[0.00127722772277228 0.00129207920792079 0.00129207920792079 0.00127722772277228],[0.8,0.7,0.4],'LineStyle','none')

fill([0.000534653465346535 0.000534653465346535 0.000549504950495049 0.000549504950495049],[0.00129207920792079 0.00130693069306931 0.00130693069306931 0.00129207920792079],[0.8,0.7,0.4],'LineStyle','none')

fill([0.000549504950495049 0.000549504950495049 0.000564356435643564 0.000564356435643564],[0.00129207920792079 0.00130693069306931 0.00130693069306931 0.00129207920792079],[0.8,0.7,0.4],'LineStyle','none')

fill([0.000564356435643564 0.000564356435643564 0.000579207920792079 0.000579207920792079],[0.00129207920792079 0.00130693069306931 0.00130693069306931 0.00129207920792079],[0.8,0.7,0.4],'LineStyle','none')

fill([0.000920792079207921 0.000920792079207921 0.000935643564356436 0.000935643564356436],[0.00129207920792079 0.00130693069306931 0.00130693069306931 0.00129207920792079],[0.8,0.7,0.4],'LineStyle','none')

fill([0.000935643564356436 0.000935643564356436 0.00095049504950495 0.00095049504950495],[0.00129207920792079 0.00130693069306931 0.00130693069306931 0.00129207920792079],[0.8,0.7,0.4],'LineStyle','none')

fill([0.00095049504950495 0.00095049504950495 0.000965346534653465 0.000965346534653465],[0.00129207920792079 0.00130693069306931 0.00130693069306931 0.00129207920792079],[0.8,0.7,0.4],'LineStyle','none')

fill([0.000579207920792079 0.000579207920792079 0.000594059405940594 0.000594059405940594],[0.00130693069306931 0.00132178217821782 0.00132178217821782 0.00130693069306931],[0.8,0.7,0.4],'LineStyle','none')

fill([0.000594059405940594 0.000594059405940594 0.000608910891089109 0.000608910891089109],[0.00130693069306931 0.00132178217821782 0.00132178217821782 0.00130693069306931],[0.8,0.7,0.4],'LineStyle','none')

fill([0.000608910891089109 0.000608910891089109 0.000623762376237624 0.000623762376237624],[0.00130693069306931 0.00132178217821782 0.00132178217821782 0.00130693069306931],[0.8,0.7,0.4],'LineStyle','none')

fill([0.000876237623762376 0.000876237623762376 0.000891089108910891 0.000891089108910891],[0.00130693069306931 0.00132178217821782 0.00132178217821782 0.00130693069306931],[0.8,0.7,0.4],'LineStyle','none')

fill([0.000891089108910891 0.000891089108910891 0.000905940594059406 0.000905940594059406],[0.00130693069306931 0.00132178217821782 0.00132178217821782 0.00130693069306931],[0.8,0.7,0.4],'LineStyle','none')

fill([0.000905940594059406 0.000905940594059406 0.000920792079207921 0.000920792079207921],[0.00130693069306931 0.00132178217821782 0.00132178217821782 0.00130693069306931],[0.8,0.7,0.4],'LineStyle','none')

fill([0.000623762376237624 0.000623762376237624 0.000638613861386139 0.000638613861386139],[0.00132178217821782 0.00133663366336634 0.00133663366336634 0.00132178217821782],[0.8,0.7,0.4],'LineStyle','none')

fill([0.000638613861386139 0.000638613861386139 0.000653465346534653 0.000653465346534653],[0.00132178217821782 0.00133663366336634 0.00133663366336634 0.00132178217821782],[0.8,0.7,0.4],'LineStyle','none')

fill([0.000653465346534653 0.000653465346534653 0.000668316831683168 0.000668316831683168],[0.00132178217821782 0.00133663366336634 0.00133663366336634 0.00132178217821782],[0.8,0.7,0.4],'LineStyle','none')

fill([0.000668316831683168 0.000668316831683168 0.000683168316831683 0.000683168316831683],[0.00132178217821782 0.00133663366336634 0.00133663366336634 0.00132178217821782],[0.8,0.7,0.4],'LineStyle','none')

fill([0.000683168316831683 0.000683168316831683 0.000698019801980198 0.000698019801980198],[0.00132178217821782 0.00133663366336634 0.00133663366336634 0.00132178217821782],[0.8,0.7,0.4],'LineStyle','none')

fill([0.000698019801980198 0.000698019801980198 0.000712871287128713 0.000712871287128713],[0.00132178217821782 0.00133663366336634 0.00133663366336634 0.00132178217821782],[0.8,0.7,0.4],'LineStyle','none')

fill([0.000787128712871287 0.000787128712871287 0.000801980198019802 0.000801980198019802],[0.00132178217821782 0.00133663366336634 0.00133663366336634 0.00132178217821782],[0.8,0.7,0.4],'LineStyle','none')

fill([0.000801980198019802 0.000801980198019802 0.000816831683168317 0.000816831683168317],[0.00132178217821782 0.00133663366336634 0.00133663366336634 0.00132178217821782],[0.8,0.7,0.4],'LineStyle','none')

fill([0.000816831683168317 0.000816831683168317 0.000831683168316832 0.000831683168316832],[0.00132178217821782 0.00133663366336634 0.00133663366336634 0.00132178217821782],[0.8,0.7,0.4],'LineStyle','none')

fill([0.000831683168316832 0.000831683168316832 0.000846534653465347 0.000846534653465347],[0.00132178217821782 0.00133663366336634 0.00133663366336634 0.00132178217821782],[0.8,0.7,0.4],'LineStyle','none')

fill([0.000846534653465347 0.000846534653465347 0.000861386138613861 0.000861386138613861],[0.00132178217821782 0.00133663366336634 0.00133663366336634 0.00132178217821782],[0.8,0.7,0.4],'LineStyle','none')

fill([0.000861386138613861 0.000861386138613861 0.000876237623762376 0.000876237623762376],[0.00132178217821782 0.00133663366336634 0.00133663366336634 0.00132178217821782],[0.8,0.7,0.4],'LineStyle','none')

fill([0.000712871287128713 0.000712871287128713 0.000727722772277228 0.000727722772277228],[0.00133663366336634 0.00135148514851485 0.00135148514851485 0.00133663366336634],[0.8,0.7,0.4],'LineStyle','none')

fill([0.000727722772277228 0.000727722772277228 0.000742574257425743 0.000742574257425743],[0.00133663366336634 0.00135148514851485 0.00135148514851485 0.00133663366336634],[0.8,0.7,0.4],'LineStyle','none')

fill([0.000742574257425743 0.000742574257425743 0.000757425742574257 0.000757425742574257],[0.00133663366336634 0.00135148514851485 0.00135148514851485 0.00133663366336634],[0.8,0.7,0.4],'LineStyle','none')

fill([0.000757425742574257 0.000757425742574257 0.000772277227722772 0.000772277227722772],[0.00133663366336634 0.00135148514851485 0.00135148514851485 0.00133663366336634],[0.8,0.7,0.4],'LineStyle','none')

fill([0.000772277227722772 0.000772277227722772 0.000787128712871287 0.000787128712871287],[0.00133663366336634 0.00135148514851485 0.00135148514851485 0.00133663366336634],[0.8,0.7,0.4],'LineStyle','none')
